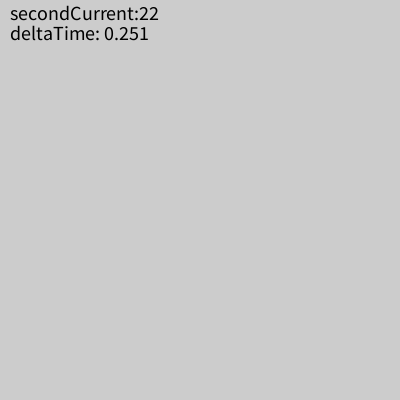
Frame 1 (no input)
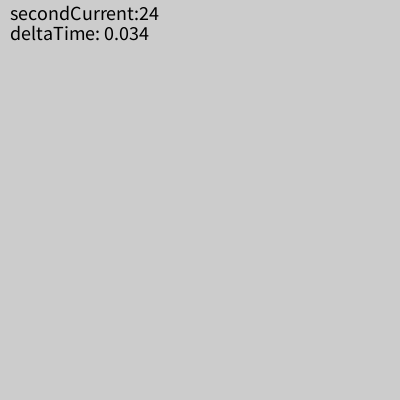
Frame 60 (the mouse pressed at the canvas centre just before this capture)
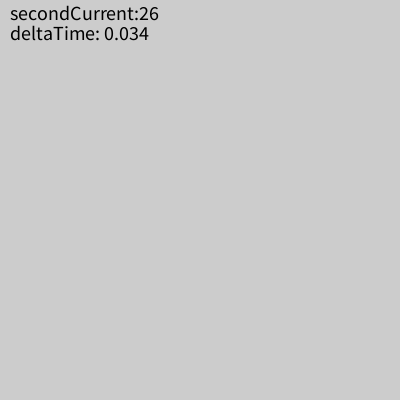
Frame 120 (the mouse held since frame 60 and released just before this capture)

The Processing sketch that drew these frames (run headless with seeded random() and noise(); from frame 60 on, the mouse is pressed at the canvas centre):

// Processing sketch: sk_anim_minute_circle_throw_horizon
// ── sk_anim_minute_circle_throw_horizon.pde
// === アニメーション用変数/定数 ===
float fCircleX = 0;         // 座標値
float fCircleY = 400;
float fCircleSpeedX = 0;    // 移動速度（ピクセル/秒）
float fCircleSpeedY = 0;

// === Time Handling ===
int minuteCurrent;     // 現在の分（0~59）
float deltaTime;       // 前フレームからの経過時間（秒,0~1）
int minutePrev;        // 前フレームの分（0~59）
float millisPrev;      // プログラム開始から前回のフレームまでの経過時間（ミリ秒）
int isMinuteAnim = 0;  // アニメーションフラグ（1:アニメーション中）

void setup()
{
  size( 400, 400 );
  frameRate( 30 );
  minutePrev = minute();
}

void draw()
{
  background( 204 );
  
  // === Time Update ===
  minuteCurrent = minute();
  int millisCurrent = millis();
  
  // 前フレームからの経過時間（秒,0~1）
  deltaTime = ( millisCurrent - millisPrev ) / 1000;
  
  // === アニメーションを記述 ===
  
  // 分が変化したときにアニメーションを開始する．
  if ( minuteCurrent != minutePrev )
  {
    isMinuteAnim = 1;  // アニメーション開始
    
    // アニメーション初期化
    fCircleX = 0;         // 初期位置
    fCircleY = 50;
    fCircleSpeedX = 300;  // 初速
    fCircleSpeedY = 0;
  }
  if( isMinuteAnim == 1 )  // アニメーション中
  {
    if( fCircleX < 400 )  // アニメーションの継続条件
    {
      // 位置
      fCircleX += fCircleSpeedX * deltaTime;
      fCircleY += fCircleSpeedY * deltaTime;
      
      // 速度
      fCircleSpeedY += 350 * deltaTime;  // 重力加速
      
      fill( 255 );
      stroke( 0 );
      circle( fCircleX, fCircleY, 20 );
    }
    else
    {
      isMinuteAnim = 0;  // アニメーション終了
    }
  }
  
 // 時間をデバッグ表示
  fill( 0 );
  textSize(20);
  text( "secondCurrent:" + second(), 10, 20);
  text( "deltaTime: " + deltaTime, 10, 40);
  
  // === Time Update ===
  minutePrev = minuteCurrent;
  millisPrev = millisCurrent;
}
void keyPressed()
{
  if ( key == 'm' )
  {
    minutePrev = -1;
  }
}
